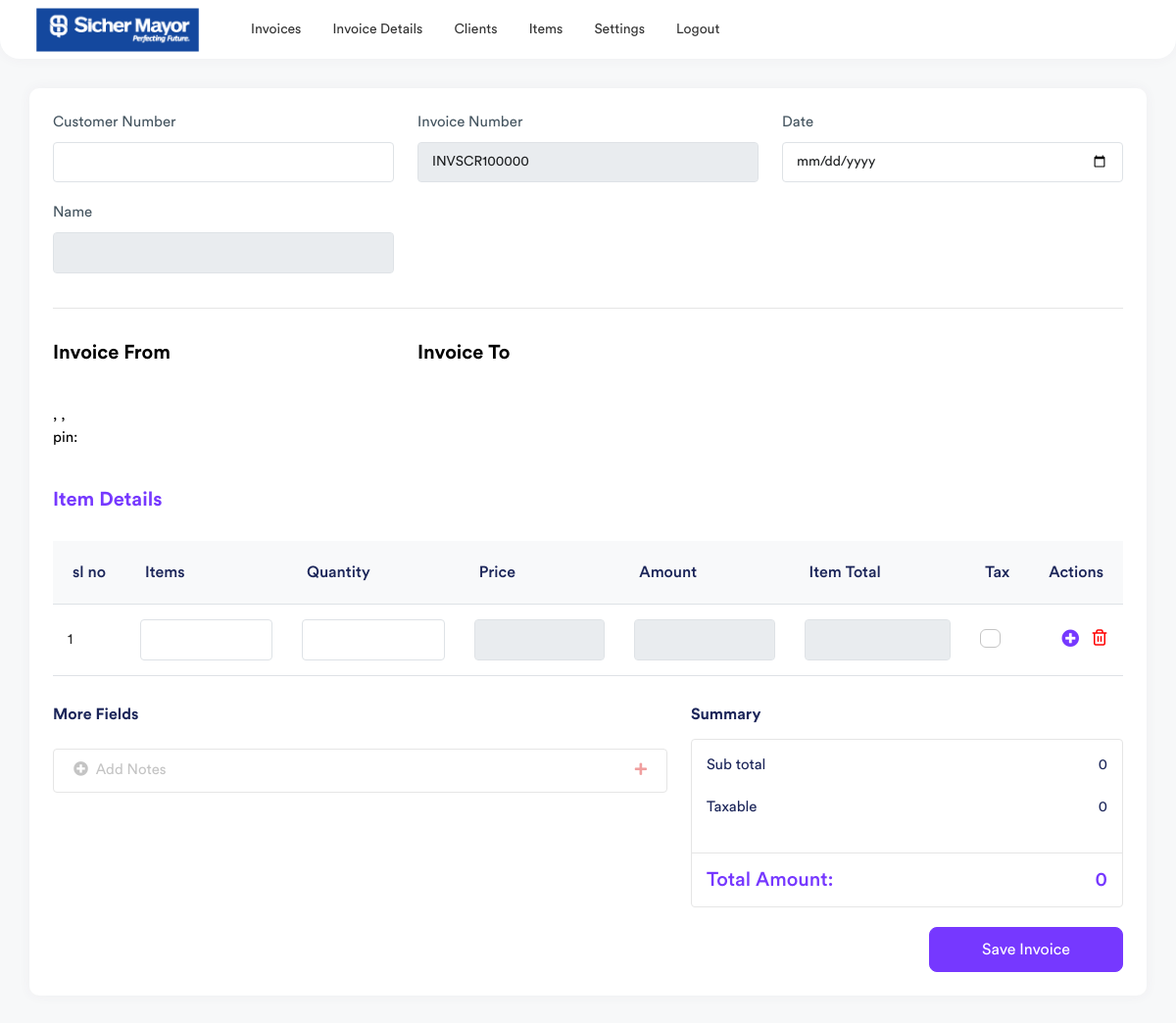
Page /invoice (signed in) on the earlier database version.
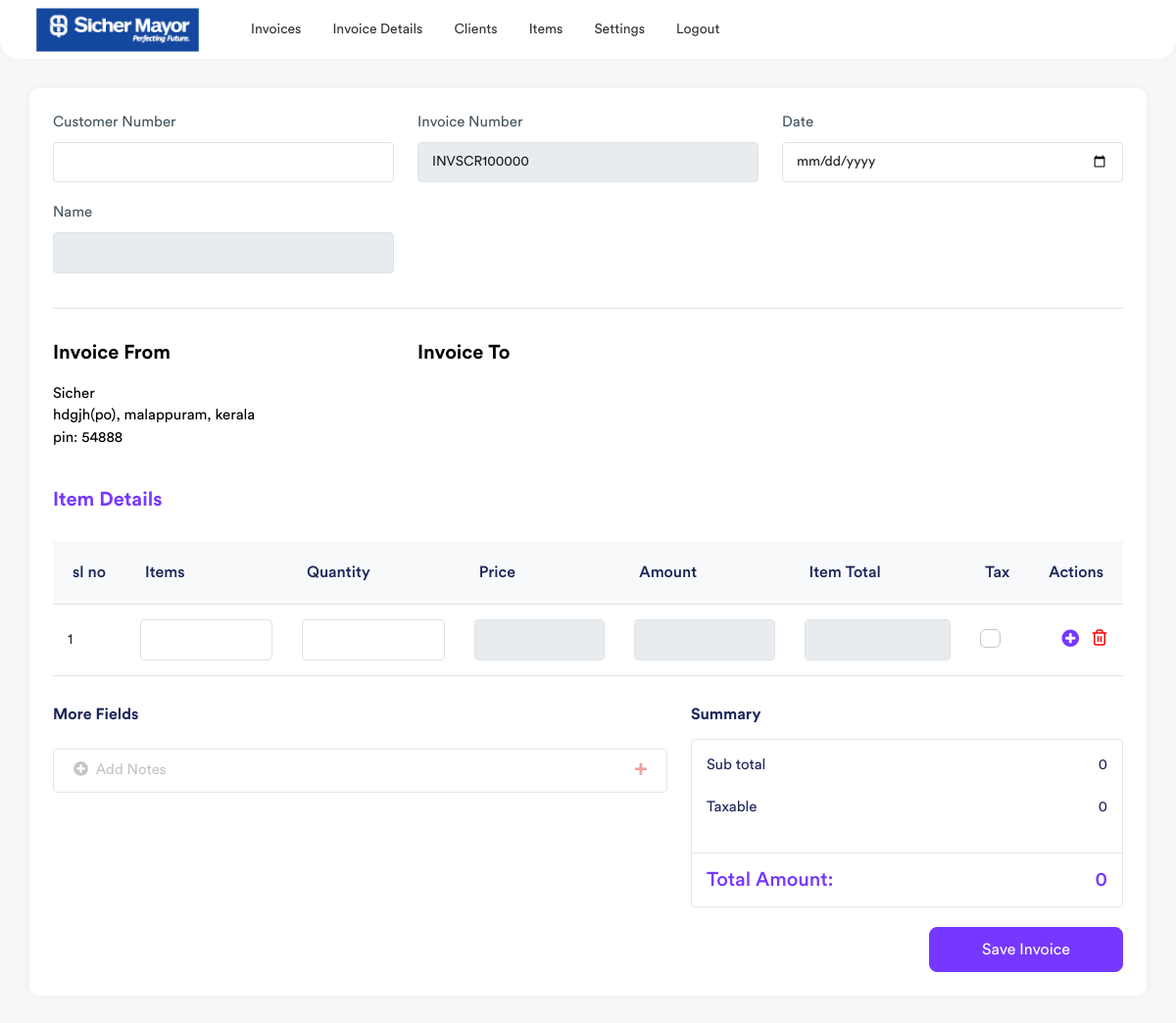
Same page on the later database version.
### invoice/models.py (models this page shows, shortened)
class FromDetails(models.Model):
    name = models.CharField(max_length=50,null=True)
    phone = models.CharField(max_length=20,null=True)
    email = models.CharField(max_length=50,null=True)
    website = models.CharField(max_length=50,null=True)
    address = models.CharField(max_length=100,null=True)
    district = models.CharField(max_length=50,null=True)
    state = models.CharField(max_length=25,null=True)
    pincode = models.CharField(max_length=15,null=True)
    class Meta:
        verbose_name_plural = ("Main Admin")

### invoice/views.py (the view)
# urls.py: path('invoice',views.invoice, name='invoice'),
@login_required(login_url="/login-page/")
def invoice(request):
    if Invoice.objects.exists():
        inv = Invoice.objects.last().id
        inv_id = 'INVSCR'+str(100000+inv)
    else:
        inv=0
        inv_id = 'INVSCR'+str(100000+inv)
    customers = Client.objects.all()
    admin_details = FromDetails.objects.all().last()
    items = Items.objects.all()
    context = {
        "invoice_id":inv_id,
        "customers":customers,
        "admin_details":admin_details,
        "items":items,
    }
    return render(request,'invoice.html',context)

### templates/invoice.html (shortened to what the changed rows need)
{% extends 'base.html' %}
{% load static %}
{% block content %}
<div class="page-wrapper" >
    <div class="content container-fluid">
        <div class="row">
            <div class="col-md-12">
                <div class="card invoices-add-card">
                    <div class="card-body">
                        <div class="invoice-item">
                            <div class="row">
                                <div class="col-xl-4 col-lg-6 col-md-6">
                                    <div class="invoice-info">
                                        <strong class="customer-text">Invoice From </strong>
                                        <p class="invoice-details invoice-details-two">
                                            {{admin_details.name}}<br>
                                            {{admin_details.address}}, {{admin_details.district}}, {{admin_details.state }}<br>
                                            pin: {{admin_details.pincode}}<br>
                                        </p>
                                    </div>
                                </div>
                            </div>
                        </div>
                        <div class="invoice-add-table">
                            <div class="table-responsive">
                                <table class="table table-center add-table-items">
                                    <thead>
                                        <tr><th>sl no</th>
                                            <th>Items</th>
                                            <th>Quantity</th>
                                            <th>Price</th>
                                            <th>Amount</th>
                                            <th>Item Total</th>
                                            <th>Tax</th>
                                            <th>Actions</th>
                                        </tr>
                                    </thead>
                                </table>
                            </div>
                        </div>
                    </div>
                </div>
            </div>
        </div>
    </div>
</div>
{% endblock %}

Differences in the rows shown:
added FromDetails: name "Sicher", address "hdgjh(po)", district "malappuram", state "kerala", pincode "54888"
